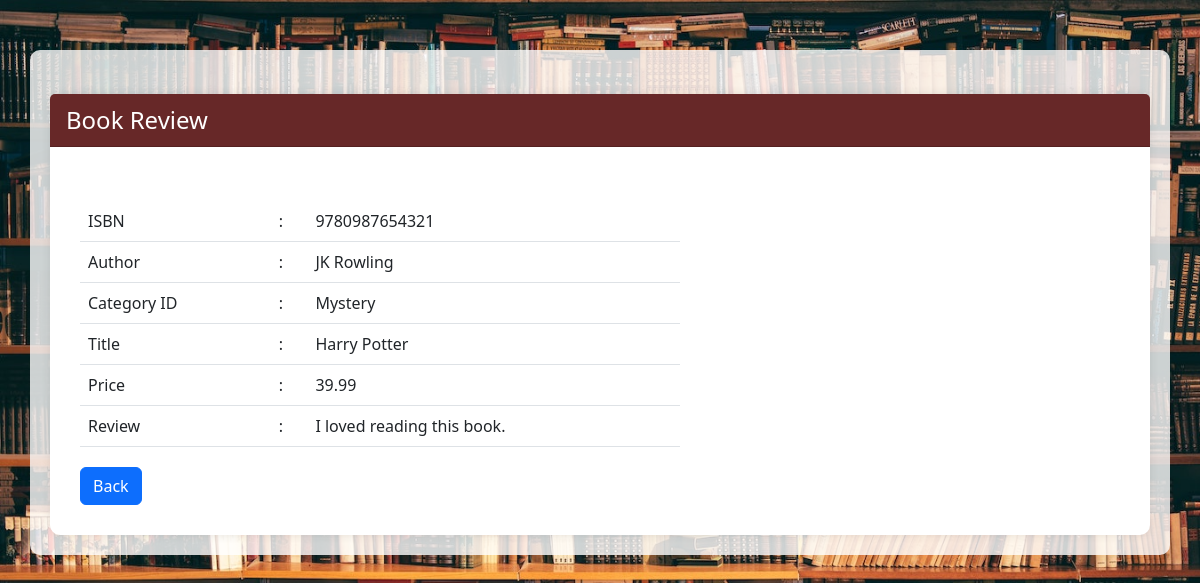
/review_book.php?id=9780987654321, run on the app's committed database.
### tables this page shows
CREATE TABLE `books` (
  `isbn` char(13) NOT NULL,
  `author` char(30) NOT NULL,
  `title` char(60) NOT NULL,
  `price` float(4,2) NOT NULL,
  `categoryid` int(11) DEFAULT NULL
);

CREATE TABLE `categories` (
  `categoryid` int(11) NOT NULL,
  `name` varchar(100) NOT NULL
);

CREATE TABLE `book_reviews` (
  `isbn` char(13) NOT NULL,
  `review` text NOT NULL
);

### review_book.php (the view, shortened to what this page needs)
<!DOCTYPE HTML>
<html>
<head>
    <link href="https://cdn.jsdelivr.net/npm/bootstrap@5.2.1/dist/css/bootstrap.min.css" rel="stylesheet">
    <link rel="stylesheet" href="style/review_book_styles.css">
</head>
<body>
    <div class="container">
        <br>
        <div class="card">
            <div class="card-header">Book Review</div>
            <div class="card-body">
                <br>
                <?php
                $id = $_GET['id'];
                require_once('db_login.php');
                $query = "SELECT a.isbn, a.author, b.name, a.title, a.price, c.review FROM books a, categories b, book_reviews c WHERE a.categoryid = b.categoryid AND a.isbn = c.isbn AND a.isbn = '" . $id . "'";
                $result = $db->query($query);
				$query2 = "SELECT a.isbn, a.author, b.name, a.title, a.price FROM books a, categories b WHERE a.categoryid = b.categoryid AND a.isbn = '" . $id . "'";
                $result2 = $db->query($query2);
				if (!$result || !$result2){
                    die ("Could not query the database: <br />". $db->error);
                } else{
                    if ($result->num_rows > 0) {
                        while ($row = $result->fetch_object()){
                            echo '<table class="table">';
                            echo '<tr><td>ISBN</td> <td>:</td> <td>'.$row->isbn.'</td></tr>';
                            echo '<tr><td>Author</td> <td>:</td> <td>'.$row->author.'</td></tr>';
                            echo '<tr><td>Category ID</td> <td>:</td> <td>'.$row->name.'</td></tr>';
                            echo '<tr><td>Title</td> <td>:</td> <td>'.$row->title.'</td></tr>';
                            echo '<tr><td>Price</td> <td>:</td> <td>'.$row->price.'</td></tr>';
                            echo '<tr><td>Review</td> <td>:</td> <td>'.$row->review.'</td></tr>';
                            echo '</table>';
                        }
                        echo '<a href="view_books_detail.php?id='.$id.'" class="btn btn-primary">Back</a>';
					}
                }
                ?>
            </div>
        </div>
    </div>
</body>
</html>

### style/review_book_styles.css (style rules this page uses)
body { background-image: url('books.jpg'); background-size: cover; background-repeat: no-repeat; background-attachment: fixed; }
.container { margin-top: 50px; background-color: rgba(255, 255, 255, 0.8); padding: 20px; border-radius: 10px; }
.card { border: none; border-radius: 10px; box-shadow: 0 0 10px rgba(0,0,0,0.1); }
.card-header { background-color: #672828; color: #fff; border-radius: 10px 10px 0 0; font-size: 24px; }
.card-body { padding: 30px; }
.table { width: 100%; max-width: 600px; margin-bottom: 20px; }
.table tr td { padding: 8px; }
.btn-primary { margin-right: 10px; }

### data on the page
books: isbn "9780987654321", author "JK Rowling", categoryid.name "Mystery", title "Harry Potter", price "39.99", book_reviews.review "I loved reading this book."
